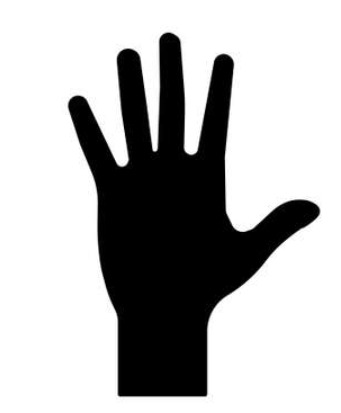
%> input picture HeatMapMano/mano.jpeg, 341 x 413 px
$ octave Guanto.m   (GNU Octave 9; MATLAB toolbox functions it lacks are replaced by stand-ins)
%> lines starting %> are read from the running program, lines starting %| are printed output that depends on the picture; in (x1, y1, x2, y2) boxes, pixels count from 0 and x2, y2 are one past the last pixel; in counts of white or black regions, pixels touching at a corner belong together; the program's own positions count from 1
%% 1. Caricamento e Mascheramento dell'Immagine
clear; clc; close all;

try
    img = imread('mano.jpeg');
%> img is the input picture: size 413x341x3 uint8; min 0, max 255, mean 181.8
catch
    error('Immagine "mano.jpeg" non trovata. Controlla il nome del file nella directory.');
end

% Conversione in scala di grigi
if size(img, 3) == 3
    img_gray = rgb2gray(img);
else
    img_gray = img;
end

% Creazione Maschera (Assumendo sfondo chiaro e mano scura)
mask = ~imbinarize(img_gray);
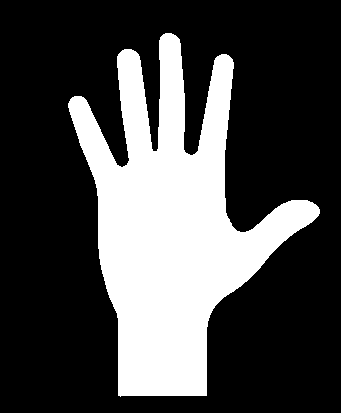
%> mask: size 413x341 logical; 28.6% white; 1 white region, box (x1, y1, x2, y2) and area: (68, 33, 320, 397) 40340

% Pulizia della maschera (rimuove piccoli puntini o rumore)
mask = bwareaopen(mask, 500);

%% 2. Visualizzazione (Silhouette Nera su Sfondo Bianco)
figure('Name', 'Mappa Spaziale 2D: Maschera Grip', 'NumberTitle', 'off', 'Color', 'w');

% Visualizziamo la maschera invertita.
% mask è True (1) sulla mano. Invertendo (~mask), la mano diventa 0 (nero)
% e lo sfondo diventa 1 (bianco).
imshow(~mask);

% Rimuove gli assi di riferimento (numeri e tacche)
axis off;

title('Postura Grip: Maschera Area di Analisi');

%%
hold on
plot(0,0,'o')
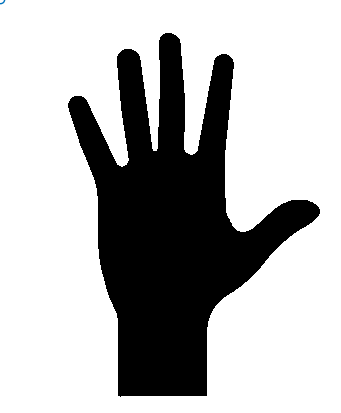
%> figure redrawn from the program's plot data; its title reads 'Postura Grip: Maschera Area di Analisi'
